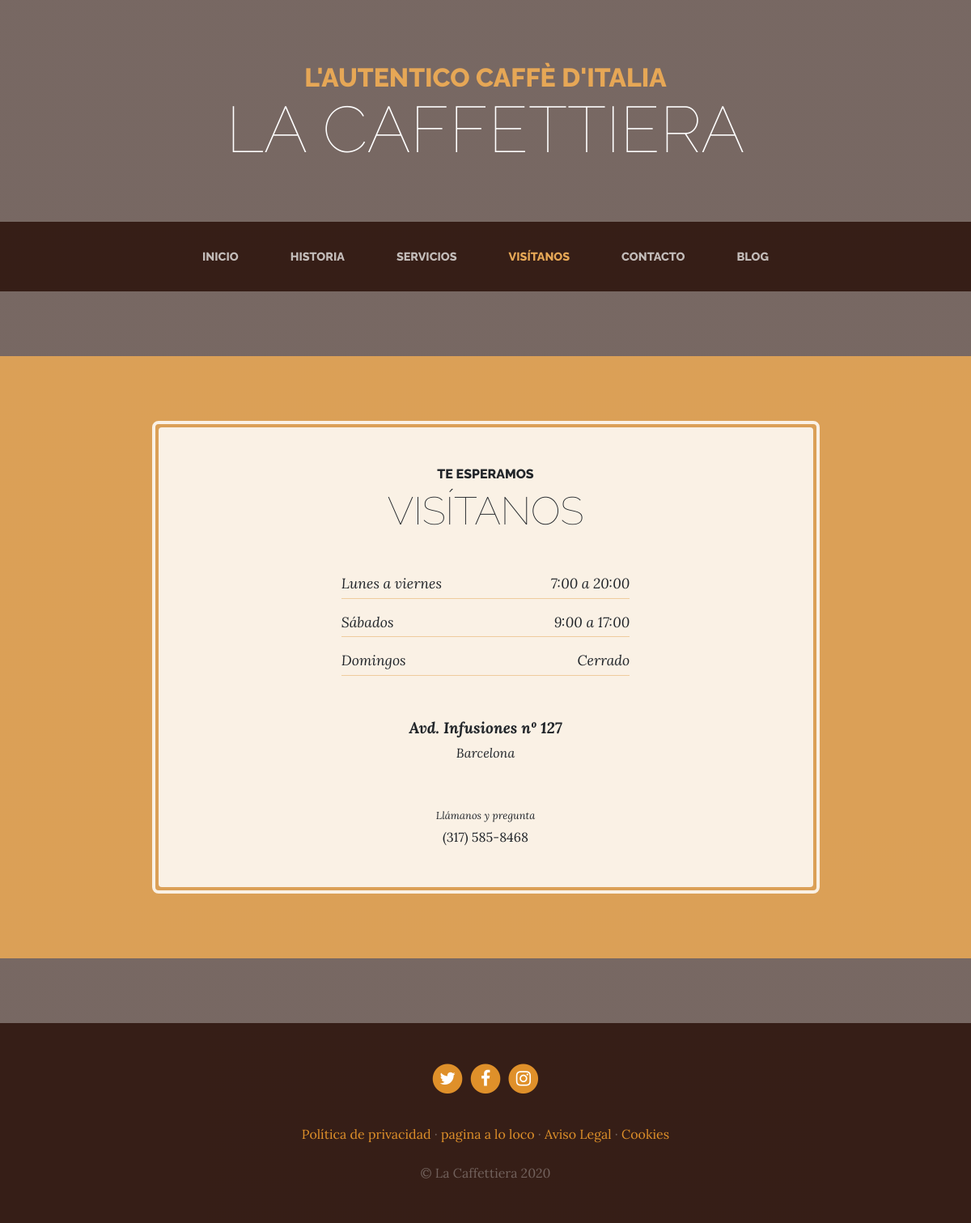
/store/, run on the app's committed database.
### pages/models.py (models this page shows, shortened)
class Page(models.Model):
    title = models.CharField(max_length=200, verbose_name='Título')
    content = RichTextField(verbose_name='Contenido')
    order = models.SmallIntegerField(verbose_name='Orden', default=0)
    created = models.DateTimeField(auto_now_add=True, verbose_name='Fecha de creación')
    updated = models.DateTimeField(auto_now=True, verbose_name='Fecha de modificación')
    class Meta:
        verbose_name = 'página'
        verbose_name_plural = 'páginas'
        ordering = ['order', 'title']

### core/views.py (the view)
# urls.py: path('store/', views.store, name='store'),
def store(request):
    return render(request, "core/store.html")

### pages/templatetags/pages_extras.py (called while the page is built)
@register.simple_tag
def get_page_list():
    pages = Page.objects.all()
    return pages

### social/processors.py (called while the page is built)
def ctx_dict(request):
    ctx = {}
    links = Link.objects.all()
    for link in links:
        ctx[link.key] = link.url #{'LINK_TWITTER': 'twitter.com','LINK_FACEBOOK': 'facebook.com'}
    return ctx

### core/templates/core/store.html (shortened to what this page needs)
{% extends 'core/base.html' %}
{% load static %}
{% block content %}
    <section class="page-section cta">
      <div class="container">
        <div class="row">
          <div class="col-xl-9 mx-auto">
            <div class="cta-inner text-center rounded">
              <h2 class="section-heading mb-5">
                <span class="section-heading-upper">Te esperamos</span>
                <span class="section-heading-lower">Visítanos</span>
              </h2>
              <ul class="list-unstyled list-hours mb-5 text-left mx-auto">
                <li class="list-unstyled-item list-hours-item d-flex">
                  Lunes a viernes
                  <span class="ml-auto">7:00 a 20:00</span>
                </li>
                <li class="list-unstyled-item list-hours-item d-flex">
                  Sábados
                  <span class="ml-auto">9:00 a 17:00</span>
                </li>
                <li class="list-unstyled-item list-hours-item d-flex">
                  Domingos
                  <span class="ml-auto">Cerrado</span>
                </li>
              </ul>
              <p class="address mb-5">
                <em>
                  <strong>Avd. Infusiones nº 127</strong>
                  <br>
                  Barcelona
                </em>
              </p>
              <p class="mb-0">
                <small>
                  <em>Llámanos y pregunta</em>
                </small>
                <br>
                (317) 585-8468
              </p>
            </div>
          </div>
        </div>
      </div>
    </section>
{% endblock %}

### core/templates/core/base.html (shortened to what this page needs)
<!DOCTYPE html>
<html lang="es">
<head>
    {% load static %}
    <link href="{% static 'core/vendor/bootstrap/css/bootstrap.min.css' %}" rel="stylesheet">
    <link href="{% static 'core/vendor/font-awesome/css/font-awesome.min.css' %}" rel="stylesheet" type="text/css">
    <link href="{% static 'core/css/business-casual.css' %}" rel="stylesheet">
</head>
<body>
<h1 class="site-heading text-center text-white d-none d-lg-block">
    <span class="site-heading-upper text-primary mb-3">L'autentico caffè d'italia</span>
    <span class="site-heading-lower">La Caffettiera</span>
</h1>
<nav class="navbar navbar-expand-lg navbar-dark py-lg-4" id="mainNav">
    <div class="container">
        <div class="collapse navbar-collapse" id="navbarResponsive">
            <ul class="navbar-nav mx-auto">
                <li class="nav-item px-lg-4 {% if request.path == '/' %} active {% endif %}">
                    <a class="nav-link text-uppercase text-expanded" href="{% url 'home' %}">Inicio</a>
                </li>
                <li class="nav-item px-lg-4 {% if request.path == '/about/' %} active {% endif %}">
                    <a class="nav-link text-uppercase text-expanded" href="{% url 'about' %}">Historia</a>
                </li>
                <li class="nav-item px-lg-4 {% if request.path == '/services/' %} active {% endif %}">
                    <a class="nav-link text-uppercase text-expanded" href="{% url 'services' %}">Servicios</a>
                </li>
                <li class="nav-item px-lg-4 {% if request.path == '/store/' %} active {% endif %}">
                    <a class="nav-link text-uppercase text-expanded" href="{% url 'store' %}">Visítanos</a>
                </li>
                <li class="nav-item px-lg-4 {% if request.path == '/contact/' %} active {% endif %}">
                    <a class="nav-link text-uppercase text-expanded" href="{% url 'contact' %}">Contacto</a>
                </li>
                <li class="nav-item px-lg-4 {% if request.path|slice:":6" == '/blog/' %} active {% endif %}">
                    <a class="nav-link text-uppercase text-expanded" href="{% url 'blog' %}">Blog</a>
                </li>
            </ul>
        </div>
    </div>
</nav>
{% block content %}{% endblock %}
<footer class="footer text-faded text-center py-5">
    <div class="container">
        <p class="m-0">
            {% if LINK_TWITTER %}
            <a href="{{ LINK_TWITTER }}" target="_blank" class="link">
	          <span class="fa-stack fa-lg">
	            <i class="fa fa-circle fa-stack-2x"></i>
	            <i class="fa fa-twitter fa-stack-1x fa-inverse"></i>
	          </span>
            </a>
            {% endif %}
            {% if LINK_FACEBOOK %}
            <a href="{{ LINK_FACEBOOK }}" target="_blank" class="link">
	          <span class="fa-stack fa-lg">
	            <i class="fa fa-circle fa-stack-2x"></i>
	            <i class="fa fa-facebook fa-stack-1x fa-inverse"></i>
	          </span>
            </a>
            {% endif %}
            {% if LINK_INSTAGRAM %}
            <a href="{{ LINK_INSTAGRAM }}" target="_blank" class="link">
	          <span class="fa-stack fa-lg">
	            <i class="fa fa-circle fa-stack-2x"></i>
	            <i class="fa fa-instagram fa-stack-1x fa-inverse"></i>
	          </span>
            </a>
            {% endif %}
        </p>
        <p class="m-0 mbt">
            {% load pages_extras %}
            {% get_page_list as page_list %}
            {% for page in page_list %}
            <a href="{% url 'page' page.id %}" class="link">{{ page.title }}</a>{% if not forloop.last %} · {% endif %}
            {% endfor %}
        </p>
        <p class="m-0 mbt1">&copy; La Caffettiera 2020</p>
    </div>
</footer>
</body>
</html>

### core/static/core/css/business-casual.css (style rules this page uses)
body { font-family: 'Lora'; background: linear-gradient(rgba(47, 23, 15, 0.65), rgba(47, 23, 15, 0.65)), url("../img/bg.jpg"); background-attachment: fixed; background-position: center; background-size: cover; }
h1, h2, h3, h4, h5, h6 { font-family: 'Raleway'; }
p { line-height: 1.75; }
.text-faded { color: rgba(255, 255, 255, 0.3); }
.site-heading { margin-top: 5rem; margin-bottom: 5rem; text-transform: uppercase; line-height: 1; font-family: 'Raleway'; }
.site-heading .site-heading-upper { display: block; font-size: 2rem; font-weight: 800; }
.site-heading .site-heading-lower { font-size: 5rem; font-weight: 100; line-height: 4rem; }
.page-section { margin-top: 5rem; margin-bottom: 5rem; }
.section-heading { text-transform: uppercase; }
.section-heading .section-heading-upper { display: block; font-size: 1rem; font-weight: 800; padding-bottom:.5rem; }
.section-heading .section-heading-lower { display: block; font-size: 3rem; font-weight: 100; }
#mainNav { background-color: rgba(47, 23, 15, 0.9); font-family: 'Raleway'; }
#mainNav .navbar-nav .nav-item .nav-link { color: rgba(255, 255, 255, 0.7); font-weight: 800; }
#mainNav .navbar-nav .nav-item.active .nav-link { color: #e6a756; }
@media (min-width: 992px) { #mainNav .navbar-nav .nav-item .nav-link { font-size: 0.9rem; } }
.cta { padding-top: 5rem; padding-bottom: 5rem; background-color: rgba(230, 167, 86, 0.9); }
.cta .cta-inner { position: relative; padding: 3rem; margin: 0.5rem; background-color: rgba(255, 255, 255, 0.85); }
.cta .cta-inner:before { border-radius: 0.5rem; content: ''; position: absolute; top: -0.5rem; bottom: -0.5rem; left: -0.5rem; right: -0.5rem; border: 0.25rem solid rgba(255, 255, 255, 0.85); }
.list-hours { font-size: 0.9rem; }
.list-hours .list-hours-item { border-bottom: 1px solid rgba(230, 167, 86, 0.5); padding-bottom: .25rem; margin-bottom: 1rem; font-style: italic; }
@media (min-width: 992px) { .list-hours { width: 50%; font-size: 1.1rem; } }
.address strong { font-size: 1.2rem; }
.footer { background-color: rgba(47, 23, 15, 0.9); }
.text-primary { color: #e6a756 !important; }
.mbt { padding-top: 2rem; }
.mbt1 { padding-top: 1.25rem; }
a.link { color: #df902a; }

### data on the page
Page: title "Política de privacidad"
Page: title "pagina a lo loco"
Page: title "Aviso Legal"
Page: title "Cookies"
